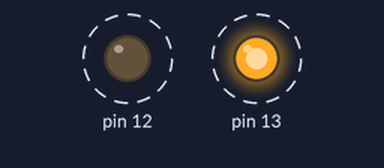
The sketch below on a simulated Arduino Uno, built with avr-gcc and run on an emulated ATmega328P. Shown: output pins drawn as LEDs (lit = HIGH). Dashed ring = blinking.

Above: at 0.2 s.
Timing chart, 0 to 3.0 s (numbered marks = the images above):
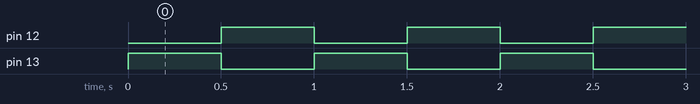

The sketch:

Blink.ino
```cpp
/*
  Blink
 */

#include <JeeLib.h> // Low power functions library

ISR(WDT_vect) { Sleepy::watchdogEvent(); } // Setup the watchdog

// the setup function runs once when you press reset or power the board
void setup() {
  // initialize digital pin 13 as an output.
  pinMode(13, OUTPUT);
  pinMode(12, OUTPUT);
}

// the loop function runs over and over again forever
void loop() {
  digitalWrite(13, HIGH);
  digitalWrite(12, LOW);
  Sleepy::loseSomeTime(500);
  digitalWrite(13, LOW);
  digitalWrite(12, HIGH);
  Sleepy::loseSomeTime(500);
}
```

Measured:
- by itself, pin 12, pin 13: alternates HIGH for 0.50 s and LOW for 0.50 s
